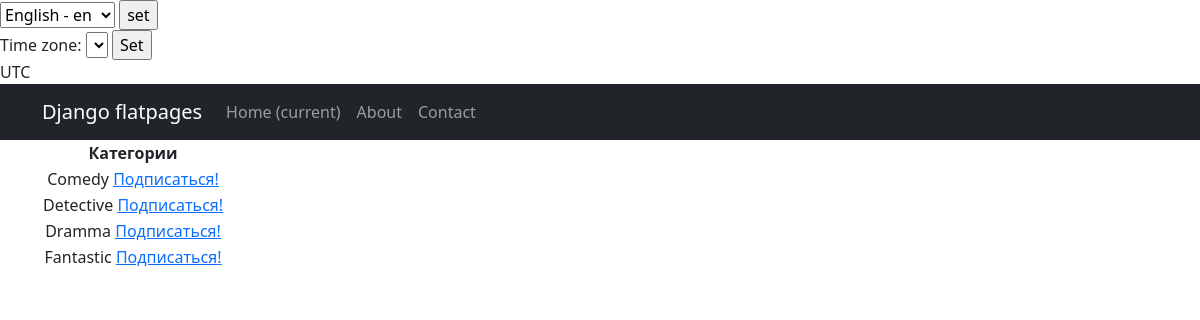
The app's page /news/sub/ with its own data.
### news/models.py (models this page shows, shortened)
class Category(models.Model):
    name = models.CharField(max_length=64, unique=True)
    subscribers = models.ManyToManyField(User, blank=True, related_name='subscribers')  # Для задания 6.5

### news/views.py (the view)
# urls.py: path('sub/', CategoryList.as_view(), name='category'),
class CategoryList(ListView):
    model = Category
    ordering = 'name'
    template_name = 'category.html'
    context_object_name = 'category'

### templates/category.html (shortened to what this page needs)
{% extends 'flatpages/default.html' %}
{% block content %}
<table>
    <thead>
        <th>
            Категории
        </th>
    </thead>
    {% for cat in category %}
    <tr>
       <td>
            {{ cat.name }}
            <a href="/news/subscribe/{{ cat.id }}" ><u>Подписаться!</u></a>
        </td>
    </tr>
    {% endfor %}
    {% endblock content %}

### records on screen
Category: name "Comedy"
Category: name "Detective"
Category: name "Dramma"
Category: name "Fantastic"

### other values on screen
{{ TIME_ZONE }} "UTC"
form field language "English - en"
